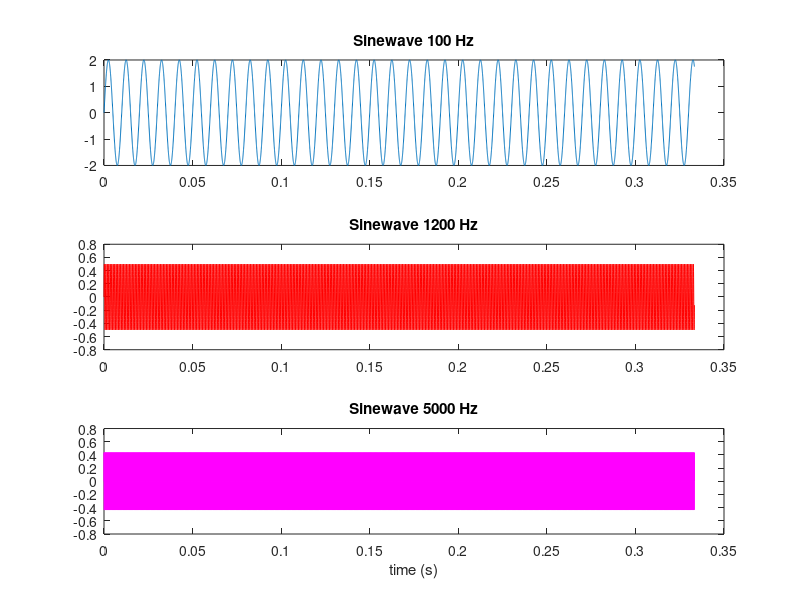
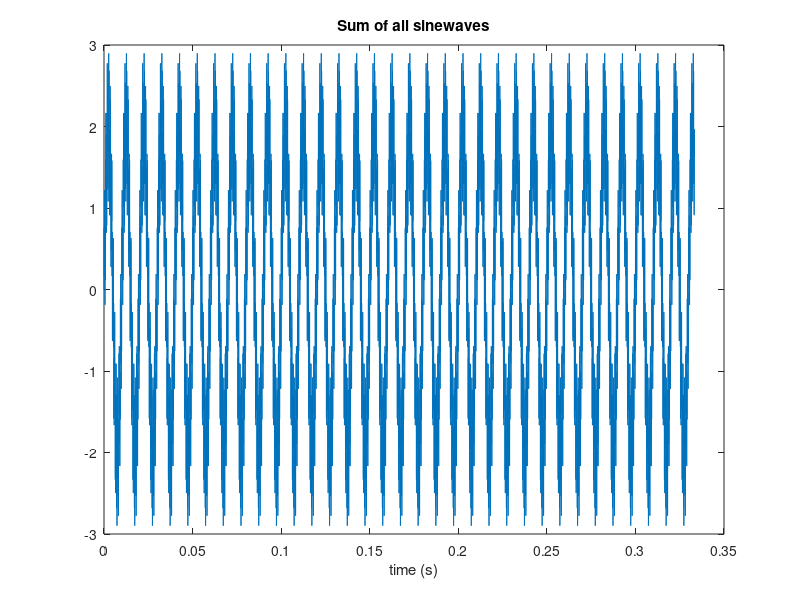

The MATLAB script that drew these images, in order:
%% Digital Signal Processing - Federal Institute of São Paulo
% Author: Bruno Godoi Eilliar
% Notes:

clear all
close all
clc

%% Variables
fa = 30000;                          % Sampling frequency (Hz)
Ta = 1/fa;                          % Sampling period (1/Hz)
n = 10000;                          % Number of sampes
t = (0 : Ta : n*Ta - Ta);           % Time vector

%% Sinewaves
% 100 Hz
sin100 = 2*sin(2*pi*100*t);

% 1200 Hz
sin1k2 = 0.5*sin(2*pi*1200*t);

% 5000 Hz
sin5k = 0.5*sin(2*pi*5000*t);

% sum of all sinewaves
sum_sin = sin100 + sin1k2 + sin5k;
%% Plot
figure;
subplot(3,1,1);
plot(t, sin100);
title('Sinewave 100 Hz');

subplot(3,1,2);
plot(t, sin1k2, 'r');
title('Sinewave 1200 Hz');

subplot(3,1,3);
plot(t, sin5k, 'm');
title('Sinewave 5000 Hz');
xlabel('time (s)');

figure;
plot(t, sin100+sin1k2+sin5k);
title('Sum of all sinewaves');
xlabel('time (s)');